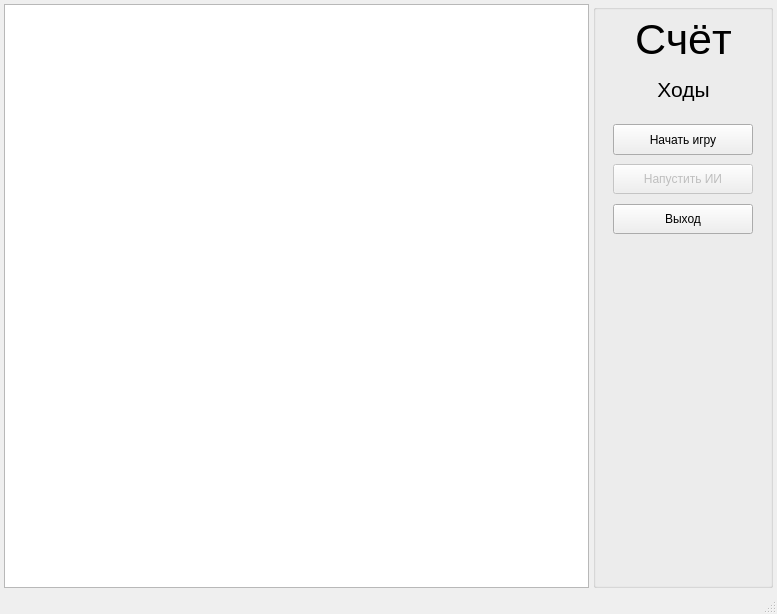
<?xml version="1.0" encoding="UTF-8"?>
<ui version="4.0">
 <class>MainWindow</class>
 <widget class="QMainWindow" name="MainWindow">
  <property name="windowModality">
   <enum>Qt::NonModal</enum>
  </property>
  <property name="geometry">
   <rect>
    <x>0</x>
    <y>0</y>
    <width>777</width>
    <height>614</height>
   </rect>
  </property>
  <property name="sizePolicy">
   <sizepolicy hsizetype="Fixed" vsizetype="Fixed">
    <horstretch>0</horstretch>
    <verstretch>0</verstretch>
   </sizepolicy>
  </property>
  <property name="minimumSize">
   <size>
    <width>777</width>
    <height>614</height>
   </size>
  </property>
  <property name="maximumSize">
   <size>
    <width>777</width>
    <height>614</height>
   </size>
  </property>
  <property name="contextMenuPolicy">
   <enum>Qt::CustomContextMenu</enum>
  </property>
  <property name="windowTitle">
   <string>2048</string>
  </property>
  <property name="windowIcon">
   <iconset resource="myres.qrc">
    <normaloff>:/new1/icon</normaloff>:/new1/icon</iconset>
  </property>
  <widget class="QWidget" name="centralWidget">
   <property name="sizePolicy">
    <sizepolicy hsizetype="Fixed" vsizetype="Fixed">
     <horstretch>0</horstretch>
     <verstretch>0</verstretch>
    </sizepolicy>
   </property>
   <layout class="QHBoxLayout" name="horizontalLayout" stretch="0,1">
    <property name="spacing">
     <number>4</number>
    </property>
    <property name="leftMargin">
     <number>4</number>
    </property>
    <property name="topMargin">
     <number>4</number>
    </property>
    <property name="rightMargin">
     <number>4</number>
    </property>
    <property name="bottomMargin">
     <number>4</number>
    </property>
    <item>
     <widget class="QGraphicsView" name="graphicsView">
      <property name="font">
       <font>
        <weight>50</weight>
        <bold>false</bold>
       </font>
      </property>
     </widget>
    </item>
    <item>
     <widget class="QGroupBox" name="groupBox">
      <property name="sizePolicy">
       <sizepolicy hsizetype="Fixed" vsizetype="Preferred">
        <horstretch>0</horstretch>
        <verstretch>0</verstretch>
       </sizepolicy>
      </property>
      <property name="minimumSize">
       <size>
        <width>180</width>
        <height>0</height>
       </size>
      </property>
      <property name="title">
       <string/>
      </property>
      <widget class="QPushButton" name="pushButton">
       <property name="enabled">
        <bool>false</bool>
       </property>
       <property name="geometry">
        <rect>
         <x>20</x>
         <y>160</y>
         <width>140</width>
         <height>30</height>
        </rect>
       </property>
       <property name="focusPolicy">
        <enum>Qt::NoFocus</enum>
       </property>
       <property name="text">
        <string>Напустить ИИ</string>
       </property>
      </widget>
      <widget class="QPushButton" name="pushButton_2">
       <property name="geometry">
        <rect>
         <x>20</x>
         <y>200</y>
         <width>140</width>
         <height>30</height>
        </rect>
       </property>
       <property name="focusPolicy">
        <enum>Qt::NoFocus</enum>
       </property>
       <property name="text">
        <string>Выход</string>
       </property>
      </widget>
      <widget class="QPushButton" name="pushButton_3">
       <property name="geometry">
        <rect>
         <x>20</x>
         <y>120</y>
         <width>140</width>
         <height>31</height>
        </rect>
       </property>
       <property name="focusPolicy">
        <enum>Qt::NoFocus</enum>
       </property>
       <property name="text">
        <string>Начать игру</string>
       </property>
      </widget>
      <widget class="QLabel" name="label">
       <property name="geometry">
        <rect>
         <x>10</x>
         <y>10</y>
         <width>161</width>
         <height>51</height>
        </rect>
       </property>
       <property name="font">
        <font>
         <family>Arial</family>
         <pointsize>32</pointsize>
         <weight>50</weight>
         <bold>false</bold>
         <underline>false</underline>
         <strikeout>false</strikeout>
         <stylestrategy>PreferAntialias</stylestrategy>
        </font>
       </property>
       <property name="text">
        <string>Счёт</string>
       </property>
       <property name="alignment">
        <set>Qt::AlignCenter</set>
       </property>
      </widget>
      <widget class="QLabel" name="label_2">
       <property name="geometry">
        <rect>
         <x>10</x>
         <y>70</y>
         <width>161</width>
         <height>31</height>
        </rect>
       </property>
       <property name="font">
        <font>
         <family>Arial</family>
         <pointsize>16</pointsize>
         <weight>50</weight>
         <bold>false</bold>
         <underline>false</underline>
         <strikeout>false</strikeout>
         <stylestrategy>PreferAntialias</stylestrategy>
        </font>
       </property>
       <property name="text">
        <string>Ходы</string>
       </property>
       <property name="alignment">
        <set>Qt::AlignCenter</set>
       </property>
      </widget>
     </widget>
    </item>
   </layout>
  </widget>
  <widget class="QMenuBar" name="menuBar">
   <property name="geometry">
    <rect>
     <x>0</x>
     <y>0</y>
     <width>777</width>
     <height>21</height>
    </rect>
   </property>
  </widget>
  <widget class="QStatusBar" name="statusBar"/>
 </widget>
 <layoutdefault spacing="6" margin="11"/>
 <resources>
  <include location="myres.qrc"/>
 </resources>
 <connections/>
</ui>
